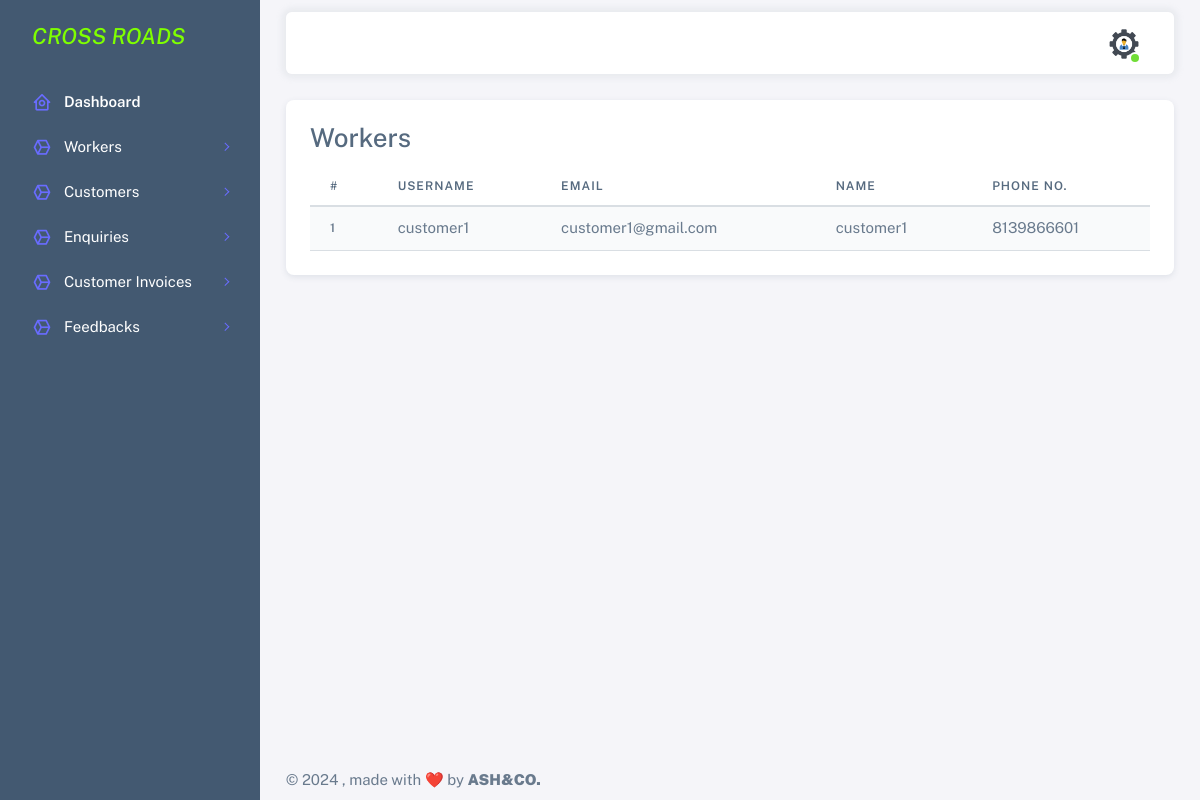
Page /customers/ (signed in) on the committed database.
### accounts/models.py (models this page shows, shortened)
class BaseModel(models.Model):
    created_on = models.DateTimeField(auto_now_add=True, null=True)
    updated_on = models.DateTimeField(auto_now=True)
    is_deleted = models.BooleanField(default=False)
    class Meta:
        abstract = True
        ordering = ['-created_on']

class UserProfile(BaseModel):
    user = models.ForeignKey(User, on_delete=models.CASCADE)
    name = models.CharField(max_length = 25,blank=True, null=True)
    mobile_number = models.CharField(max_length=25,unique=True, null=True)
    profile_pic= models.ImageField(upload_to='MechanicProfilePic/',null=True,blank=True)

class User(AbstractBaseUser, PermissionsMixin):
    name = models.CharField(max_length=50, blank=True, null=True)
    username = models.CharField(max_length=50, unique=True, null=True)
    email = models.EmailField(max_length=100, null=True)
    role = models.IntegerField(choices=SELECTROLE)
    uid = models.CharField(max_length=500, unique=True, null=True)
    is_admin = models.BooleanField(default=False)
    is_active = models.BooleanField(default=False)
    is_registered = models.BooleanField(default=False)
    date_joined = models.DateTimeField(auto_now_add=True)
    last_login = models.DateTimeField(auto_now_add=True)
    USERNAME_FIELD = 'username'
    REQUIRED_FIELDS=[]
    objects = UserManager()
    class Meta:
        db_table = "user"

### accounts/views.py (the view)
# urls.py: path('customers/', views.customer_view, name='customers'),
@login_required(login_url='sign-in')
def customer_view(request):
    data = User.objects.filter(role=3)
    c_data = UserProfile.objects.filter(user__in=data)
    return render(request, 'admintemp/customer_view.html',{'c_data':c_data})

### templates/admintemp/customer_view.html
{% extends 'admintemp/index.html' %}
{% load crispy_forms_tags %}
{% block content %}
<div class="card">
    <div class="card-body">
        <h3 class="card-title">Workers</h3>
        <table class="table table-striped">
            <thead>
                <tr>
                    <th scope="col">#</th>
                    <th scope="col">Username</th>
                    <th scope="col">Email</th>
                    <th scope="col">Name</th>
                    <th scope="col">Phone No.</th>
                </tr>
            </thead>
            <tbody>
                {% for i in c_data %}
                <tr>
                    <th scope="row">{{ forloop.counter }}</th>
                    <td>{{i.user.username}}</td>
                    <td>{{i.user.email}}</td>
                    <td>{{i.name}}</td>
                    <td>{{i.mobile_number}}</td>
                </tr>
                {% endfor %}
            </tbody>
        </table>
    </div>
</div>
{% endblock %}

### rows in the picture
UserProfile: user.username "customer1", user.email "customer1@gmail.com", name "customer1", mobile_number "8139866601"
